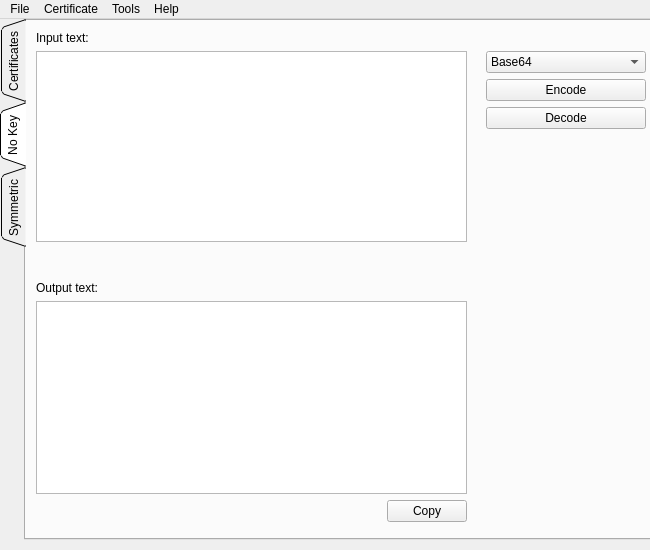
<?xml version="1.0" encoding="UTF-8"?>
<ui version="4.0">
 <class>MainWindow</class>
 <widget class="QMainWindow" name="MainWindow">
  <property name="geometry">
   <rect>
    <x>0</x>
    <y>0</y>
    <width>650</width>
    <height>550</height>
   </rect>
  </property>
  <property name="sizePolicy">
   <sizepolicy hsizetype="Preferred" vsizetype="Preferred">
    <horstretch>0</horstretch>
    <verstretch>0</verstretch>
   </sizepolicy>
  </property>
  <property name="minimumSize">
   <size>
    <width>650</width>
    <height>550</height>
   </size>
  </property>
  <property name="maximumSize">
   <size>
    <width>650</width>
    <height>550</height>
   </size>
  </property>
  <property name="windowTitle">
   <string>CryptoDog</string>
  </property>
  <property name="layoutDirection">
   <enum>Qt::LeftToRight</enum>
  </property>
  <property name="autoFillBackground">
   <bool>false</bool>
  </property>
  <property name="documentMode">
   <bool>false</bool>
  </property>
  <widget class="QWidget" name="centralwidget">
   <widget class="QTabWidget" name="tabWidget">
    <property name="geometry">
     <rect>
      <x>0</x>
      <y>0</y>
      <width>651</width>
      <height>521</height>
     </rect>
    </property>
    <property name="layoutDirection">
     <enum>Qt::LeftToRight</enum>
    </property>
    <property name="tabPosition">
     <enum>QTabWidget::West</enum>
    </property>
    <property name="tabShape">
     <enum>QTabWidget::Triangular</enum>
    </property>
    <property name="currentIndex">
     <number>1</number>
    </property>
    <widget class="QWidget" name="tab_certs">
     <attribute name="title">
      <string>Certificates</string>
     </attribute>
     <widget class="QTableWidget" name="certs_table">
      <property name="geometry">
       <rect>
        <x>0</x>
        <y>0</y>
        <width>620</width>
        <height>510</height>
       </rect>
      </property>
      <property name="editTriggers">
       <set>QAbstractItemView::NoEditTriggers</set>
      </property>
      <property name="alternatingRowColors">
       <bool>false</bool>
      </property>
      <property name="selectionBehavior">
       <enum>QAbstractItemView::SelectRows</enum>
      </property>
      <property name="showGrid">
       <bool>true</bool>
      </property>
      <property name="gridStyle">
       <enum>Qt::SolidLine</enum>
      </property>
      <property name="wordWrap">
       <bool>true</bool>
      </property>
      <property name="columnCount">
       <number>3</number>
      </property>
      <attribute name="horizontalHeaderVisible">
       <bool>false</bool>
      </attribute>
      <attribute name="horizontalHeaderCascadingSectionResizes">
       <bool>false</bool>
      </attribute>
      <attribute name="horizontalHeaderDefaultSectionSize">
       <number>200</number>
      </attribute>
      <attribute name="horizontalHeaderHighlightSections">
       <bool>true</bool>
      </attribute>
      <attribute name="horizontalHeaderShowSortIndicator" stdset="0">
       <bool>false</bool>
      </attribute>
      <attribute name="horizontalHeaderStretchLastSection">
       <bool>false</bool>
      </attribute>
      <attribute name="verticalHeaderVisible">
       <bool>false</bool>
      </attribute>
      <attribute name="verticalHeaderShowSortIndicator" stdset="0">
       <bool>false</bool>
      </attribute>
      <attribute name="verticalHeaderStretchLastSection">
       <bool>false</bool>
      </attribute>
      <column>
       <property name="text">
        <string>Type</string>
       </property>
      </column>
      <column>
       <property name="text">
        <string>Name</string>
       </property>
      </column>
      <column>
       <property name="text">
        <string>Fingerprint</string>
       </property>
      </column>
     </widget>
    </widget>
    <widget class="QWidget" name="tab_keyless">
     <attribute name="title">
      <string>No Key</string>
     </attribute>
     <widget class="QWidget" name="verticalLayoutWidget_3">
      <property name="geometry">
       <rect>
        <x>10</x>
        <y>10</y>
        <width>431</width>
        <height>211</height>
       </rect>
      </property>
      <layout class="QVBoxLayout" name="verticalLayout_3">
       <item>
        <widget class="QLabel" name="keyless_label">
         <property name="text">
          <string>Input text:</string>
         </property>
        </widget>
       </item>
       <item>
        <widget class="QPlainTextEdit" name="keyless_textEdit_input"/>
       </item>
      </layout>
     </widget>
     <widget class="QWidget" name="verticalLayoutWidget_4">
      <property name="geometry">
       <rect>
        <x>10</x>
        <y>260</y>
        <width>431</width>
        <height>241</height>
       </rect>
      </property>
      <layout class="QVBoxLayout" name="verticalLayout_4">
       <item>
        <widget class="QLabel" name="keyless_label_2">
         <property name="text">
          <string>Output text:</string>
         </property>
        </widget>
       </item>
       <item>
        <widget class="QPlainTextEdit" name="keyless_textEdit_output">
         <property name="readOnly">
          <bool>true</bool>
         </property>
        </widget>
       </item>
       <item>
        <layout class="QHBoxLayout" name="horizontalLayout">
         <item>
          <spacer name="horizontalSpacer">
           <property name="orientation">
            <enum>Qt::Horizontal</enum>
           </property>
           <property name="sizeHint" stdset="0">
            <size>
             <width>40</width>
             <height>20</height>
            </size>
           </property>
          </spacer>
         </item>
         <item>
          <widget class="QPushButton" name="keyless_btn_copy">
           <property name="text">
            <string>Copy</string>
           </property>
           <property name="icon">
            <iconset resource="../resources/resources.qrc">
             <normaloff>:/edit-copy.svg</normaloff>:/edit-copy.svg</iconset>
           </property>
          </widget>
         </item>
        </layout>
       </item>
      </layout>
     </widget>
     <widget class="QLabel" name="keyless_label_warn">
      <property name="geometry">
       <rect>
        <x>460</x>
        <y>130</y>
        <width>151</width>
        <height>121</height>
       </rect>
      </property>
      <property name="font">
       <font>
        <pointsize>12</pointsize>
        <weight>75</weight>
        <bold>true</bold>
       </font>
      </property>
      <property name="text">
       <string>&lt;html&gt;&lt;head/&gt;&lt;body&gt;&lt;p&gt;&lt;br/&gt;&lt;/p&gt;&lt;/body&gt;&lt;/html&gt;</string>
      </property>
     </widget>
     <widget class="QWidget" name="verticalLayoutWidget">
      <property name="geometry">
       <rect>
        <x>460</x>
        <y>30</y>
        <width>160</width>
        <height>88</height>
       </rect>
      </property>
      <layout class="QVBoxLayout" name="verticalLayout">
       <item>
        <widget class="QComboBox" name="keyless_comboBox">
         <item>
          <property name="text">
           <string>Base64</string>
          </property>
         </item>
         <item>
          <property name="text">
           <string>MD5</string>
          </property>
         </item>
         <item>
          <property name="text">
           <string>SHA1</string>
          </property>
         </item>
         <item>
          <property name="text">
           <string>SHA256</string>
          </property>
         </item>
         <item>
          <property name="text">
           <string>SHA512</string>
          </property>
         </item>
        </widget>
       </item>
       <item>
        <widget class="QPushButton" name="keyless_btn_encode">
         <property name="text">
          <string>Encode</string>
         </property>
         <property name="icon">
          <iconset resource="../resources/resources.qrc">
           <normaloff>:/document-encrypted.svg</normaloff>:/document-encrypted.svg</iconset>
         </property>
        </widget>
       </item>
       <item>
        <widget class="QPushButton" name="keyless_btn_decode">
         <property name="text">
          <string>Decode</string>
         </property>
         <property name="icon">
          <iconset resource="../resources/resources.qrc">
           <normaloff>:/document-decrypt.svg</normaloff>:/document-decrypt.svg</iconset>
         </property>
        </widget>
       </item>
       <item>
        <spacer name="verticalSpacer">
         <property name="orientation">
          <enum>Qt::Vertical</enum>
         </property>
         <property name="sizeHint" stdset="0">
          <size>
           <width>20</width>
           <height>40</height>
          </size>
         </property>
        </spacer>
       </item>
      </layout>
     </widget>
    </widget>
    <widget class="QWidget" name="tab_symmetric">
     <attribute name="title">
      <string>Symmetric</string>
     </attribute>
     <widget class="QWidget" name="verticalLayoutWidget_2">
      <property name="geometry">
       <rect>
        <x>460</x>
        <y>30</y>
        <width>161</width>
        <height>91</height>
       </rect>
      </property>
      <layout class="QVBoxLayout" name="verticalLayout_2">
       <item>
        <widget class="QComboBox" name="symmetric_comboBox_cipher">
         <item>
          <property name="text">
           <string extracomment="AES with key length 128 bits (16 bytes)">AES128</string>
          </property>
         </item>
         <item>
          <property name="text">
           <string extracomment="AES with key length 192 bits (24 bytes)">AES192</string>
          </property>
         </item>
         <item>
          <property name="text">
           <string extracomment="AES with key length 256 bits (32 bytes)">AES256</string>
          </property>
         </item>
         <item>
          <property name="text">
           <string>Blowfish</string>
          </property>
         </item>
         <item>
          <property name="text">
           <string extracomment="Block cipher (obsolete)">DES</string>
          </property>
         </item>
         <item>
          <property name="text">
           <string extracomment="DES with triple key length">3DES</string>
          </property>
         </item>
         <item>
          <property name="text">
           <string extracomment="Stream cipher (obsolete)">RC4</string>
          </property>
         </item>
        </widget>
       </item>
       <item>
        <widget class="QPushButton" name="symmetric_btn_encrypt">
         <property name="text">
          <string>Encrypt</string>
         </property>
         <property name="icon">
          <iconset resource="../resources/resources.qrc">
           <normaloff>:/document-encrypted.svg</normaloff>:/document-encrypted.svg</iconset>
         </property>
        </widget>
       </item>
       <item>
        <widget class="QPushButton" name="symmetric_btn_decrypt">
         <property name="text">
          <string>Decrypt</string>
         </property>
         <property name="icon">
          <iconset resource="../resources/resources.qrc">
           <normaloff>:/document-decrypt.svg</normaloff>:/document-decrypt.svg</iconset>
         </property>
        </widget>
       </item>
      </layout>
     </widget>
     <widget class="QLabel" name="symmetric_label_warn">
      <property name="geometry">
       <rect>
        <x>460</x>
        <y>130</y>
        <width>151</width>
        <height>121</height>
       </rect>
      </property>
      <property name="font">
       <font>
        <pointsize>12</pointsize>
        <weight>75</weight>
        <bold>true</bold>
       </font>
      </property>
      <property name="text">
       <string>&lt;html&gt;&lt;head/&gt;&lt;body&gt;&lt;p&gt;&lt;br/&gt;&lt;/p&gt;&lt;/body&gt;&lt;/html&gt;</string>
      </property>
     </widget>
     <widget class="QWidget" name="verticalLayoutWidget_5">
      <property name="geometry">
       <rect>
        <x>10</x>
        <y>10</y>
        <width>431</width>
        <height>201</height>
       </rect>
      </property>
      <layout class="QVBoxLayout" name="verticalLayout_5">
       <item>
        <widget class="QLabel" name="symmetric_label_2">
         <property name="text">
          <string>Input text:</string>
         </property>
        </widget>
       </item>
       <item>
        <widget class="QPlainTextEdit" name="symmetric_textEdit_input"/>
       </item>
      </layout>
     </widget>
     <widget class="QWidget" name="verticalLayoutWidget_6">
      <property name="geometry">
       <rect>
        <x>10</x>
        <y>220</y>
        <width>431</width>
        <height>45</height>
       </rect>
      </property>
      <layout class="QVBoxLayout" name="verticalLayout_6">
       <item>
        <widget class="QLabel" name="symmetric_label_3">
         <property name="text">
          <string>Key:</string>
         </property>
        </widget>
       </item>
       <item>
        <widget class="QLineEdit" name="symmetric_lineEdit_key"/>
       </item>
      </layout>
     </widget>
     <widget class="QWidget" name="verticalLayoutWidget_7">
      <property name="geometry">
       <rect>
        <x>10</x>
        <y>280</y>
        <width>431</width>
        <height>221</height>
       </rect>
      </property>
      <layout class="QVBoxLayout" name="verticalLayout_7">
       <item>
        <widget class="QLabel" name="symmetric_label">
         <property name="text">
          <string>Output text:</string>
         </property>
        </widget>
       </item>
       <item>
        <widget class="QPlainTextEdit" name="symmetric_textEdit_output">
         <property name="readOnly">
          <bool>true</bool>
         </property>
        </widget>
       </item>
       <item>
        <layout class="QHBoxLayout" name="horizontalLayout_2">
         <item>
          <spacer name="horizontalSpacer_2">
           <property name="orientation">
            <enum>Qt::Horizontal</enum>
           </property>
           <property name="sizeHint" stdset="0">
            <size>
             <width>40</width>
             <height>20</height>
            </size>
           </property>
          </spacer>
         </item>
         <item>
          <widget class="QPushButton" name="symmetric_btn_copy">
           <property name="text">
            <string>Copy</string>
           </property>
           <property name="icon">
            <iconset resource="../resources/resources.qrc">
             <normaloff>:/edit-copy.svg</normaloff>:/edit-copy.svg</iconset>
           </property>
          </widget>
         </item>
        </layout>
       </item>
      </layout>
     </widget>
     <widget class="QWidget" name="verticalLayoutWidget_8">
      <property name="geometry">
       <rect>
        <x>480</x>
        <y>410</y>
        <width>111</width>
        <height>51</height>
       </rect>
      </property>
      <layout class="QVBoxLayout" name="verticalLayout_8">
       <item>
        <widget class="QLabel" name="label">
         <property name="text">
          <string>Encryption mode:</string>
         </property>
        </widget>
       </item>
       <item>
        <widget class="QComboBox" name="symmetric_comboBox_mode">
         <item>
          <property name="text">
           <string>CBC</string>
          </property>
         </item>
         <item>
          <property name="text">
           <string>ECB</string>
          </property>
         </item>
        </widget>
       </item>
      </layout>
     </widget>
    </widget>
   </widget>
  </widget>
  <widget class="QMenuBar" name="menubar">
   <property name="geometry">
    <rect>
     <x>0</x>
     <y>0</y>
     <width>650</width>
     <height>21</height>
    </rect>
   </property>
   <widget class="QMenu" name="menuFile">
    <property name="title">
     <string>File</string>
    </property>
    <property name="toolTipsVisible">
     <bool>false</bool>
    </property>
    <widget class="QMenu" name="menuExport">
     <property name="tearOffEnabled">
      <bool>false</bool>
     </property>
     <property name="title">
      <string>Export...</string>
     </property>
     <property name="icon">
      <iconset resource="../resources/resources.qrc">
       <normaloff>:/view-certificate-export.svg</normaloff>:/view-certificate-export.svg</iconset>
     </property>
     <property name="separatorsCollapsible">
      <bool>false</bool>
     </property>
     <property name="toolTipsVisible">
      <bool>false</bool>
     </property>
     <addaction name="actionPublic_Key"/>
     <addaction name="actionSecret_Key"/>
    </widget>
    <addaction name="actionNew_OpenPGP_key_pair"/>
    <addaction name="separator"/>
    <addaction name="actionImport"/>
    <addaction name="menuExport"/>
    <addaction name="separator"/>
    <addaction name="actionEncrypt"/>
    <addaction name="actionDecrypt"/>
    <addaction name="actionSign"/>
    <addaction name="actionVerify"/>
    <addaction name="separator"/>
    <addaction name="actionCreate_Checksum_File"/>
    <addaction name="actionVerify_Checksum_File"/>
    <addaction name="separator"/>
    <addaction name="actionQuit"/>
   </widget>
   <widget class="QMenu" name="menuHelp">
    <property name="title">
     <string>Help</string>
    </property>
    <addaction name="actionAbout"/>
    <addaction name="actionGitHub_Page"/>
   </widget>
   <widget class="QMenu" name="menuCertificate">
    <property name="title">
     <string>Certificate</string>
    </property>
    <addaction name="actionInfo"/>
    <addaction name="separator"/>
    <addaction name="actionDelete"/>
   </widget>
   <widget class="QMenu" name="menuTools">
    <property name="title">
     <string>Tools</string>
    </property>
    <addaction name="actionDatabase_Update"/>
    <addaction name="separator"/>
    <addaction name="actionNotepad"/>
   </widget>
   <addaction name="menuFile"/>
   <addaction name="menuCertificate"/>
   <addaction name="menuTools"/>
   <addaction name="menuHelp"/>
  </widget>
  <action name="actionNew_OpenPGP_key_pair">
   <property name="icon">
    <iconset resource="../resources/resources.qrc">
     <normaloff>:/view-certificate-add.svg</normaloff>:/view-certificate-add.svg</iconset>
   </property>
   <property name="text">
    <string>New OpenPGP Key Pair...</string>
   </property>
  </action>
  <action name="actionImport">
   <property name="icon">
    <iconset resource="../resources/resources.qrc">
     <normaloff>:/view-certificate-import.svg</normaloff>:/view-certificate-import.svg</iconset>
   </property>
   <property name="text">
    <string>Import...</string>
   </property>
  </action>
  <action name="actionPublic_Key">
   <property name="text">
    <string>Export Public Key...</string>
   </property>
  </action>
  <action name="actionSecret_Key">
   <property name="text">
    <string>Backup Secret Key...</string>
   </property>
  </action>
  <action name="actionCreate_Checksum_File">
   <property name="icon">
    <iconset resource="../resources/resources.qrc">
     <normaloff>:/view-financial-account-edit.svg</normaloff>:/view-financial-account-edit.svg</iconset>
   </property>
   <property name="text">
    <string>Create Checksum File...</string>
   </property>
  </action>
  <action name="actionVerify_Checksum_File">
   <property name="icon">
    <iconset resource="../resources/resources.qrc">
     <normaloff>:/view-financial-account-checking.svg</normaloff>:/view-financial-account-checking.svg</iconset>
   </property>
   <property name="text">
    <string>Verify Checksum File...</string>
   </property>
  </action>
  <action name="actionQuit">
   <property name="icon">
    <iconset resource="../resources/resources.qrc">
     <normaloff>:/application-exit.svg</normaloff>:/application-exit.svg</iconset>
   </property>
   <property name="text">
    <string>Quit</string>
   </property>
  </action>
  <action name="actionAbout">
   <property name="icon">
    <iconset resource="../resources/resources.qrc">
     <normaloff>:/file_dialog_info.svg</normaloff>:/file_dialog_info.svg</iconset>
   </property>
   <property name="text">
    <string>About</string>
   </property>
  </action>
  <action name="actionDelete">
   <property name="icon">
    <iconset resource="../resources/resources.qrc">
     <normaloff>:/edit-delete-shred.svg</normaloff>:/edit-delete-shred.svg</iconset>
   </property>
   <property name="text">
    <string>Delete</string>
   </property>
  </action>
  <action name="actionDatabase_Update">
   <property name="icon">
    <iconset resource="../resources/resources.qrc">
     <normaloff>:/file_dialog_contents.svg</normaloff>:/file_dialog_contents.svg</iconset>
   </property>
   <property name="text">
    <string>Database Update</string>
   </property>
  </action>
  <action name="actionGitHub_Page">
   <property name="icon">
    <iconset resource="../resources/resources.qrc">
     <normaloff>:/github.svg</normaloff>:/github.svg</iconset>
   </property>
   <property name="text">
    <string>GitHub Page</string>
   </property>
  </action>
  <action name="actionEncrypt">
   <property name="icon">
    <iconset resource="../resources/resources.qrc">
     <normaloff>:/document-edit-sign-encrypt.svg</normaloff>:/document-edit-sign-encrypt.svg</iconset>
   </property>
   <property name="text">
    <string>Encrypt...</string>
   </property>
  </action>
  <action name="actionDecrypt">
   <property name="icon">
    <iconset resource="../resources/resources.qrc">
     <normaloff>:/document-decrypt.svg</normaloff>:/document-decrypt.svg</iconset>
   </property>
   <property name="text">
    <string>Decrypt...</string>
   </property>
  </action>
  <action name="actionSign">
   <property name="icon">
    <iconset resource="../resources/resources.qrc">
     <normaloff>:/document-edit-sign.svg</normaloff>:/document-edit-sign.svg</iconset>
   </property>
   <property name="text">
    <string>Sign...</string>
   </property>
  </action>
  <action name="actionVerify">
   <property name="icon">
    <iconset resource="../resources/resources.qrc">
     <normaloff>:/document-edit-decrypt-verify.svg</normaloff>:/document-edit-decrypt-verify.svg</iconset>
   </property>
   <property name="text">
    <string>Verify...</string>
   </property>
  </action>
  <action name="actionNotepad">
   <property name="icon">
    <iconset resource="../resources/resources.qrc">
     <normaloff>:/view-pim-notes.svg</normaloff>:/view-pim-notes.svg</iconset>
   </property>
   <property name="text">
    <string>Notepad...</string>
   </property>
  </action>
  <action name="actionInfo">
   <property name="icon">
    <iconset resource="../resources/resources.qrc">
     <normaloff>:/view-certificate.svg</normaloff>:/view-certificate.svg</iconset>
   </property>
   <property name="text">
    <string>Details</string>
   </property>
  </action>
 </widget>
 <resources>
  <include location="../resources/resources.qrc"/>
 </resources>
 <connections/>
</ui>
